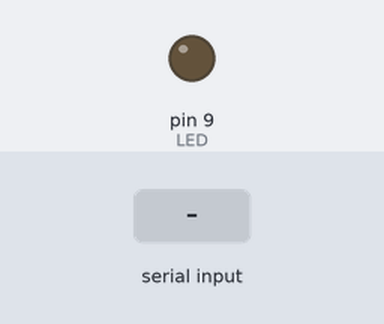
This sketch was run on a simulated Arduino Uno, built with avr-gcc and run on an emulated ATmega328P. On the bench: output pins drawn as LEDs (lit = HIGH). Inputs (shaded band) come from the test bench. Storage starts empty; what the sketch prints to the serial monitor is not drawn.

Above: at 4.0 s.
4.1 s: ":" received over Serial
At 4.5 s:
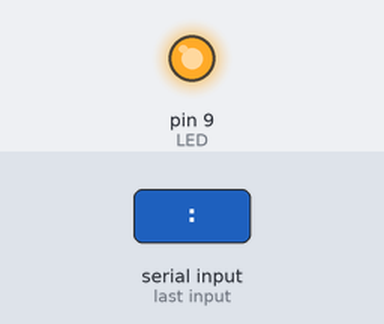
Timing chart, 0 to 7.1 s (numbered marks = the images above; inputs shaded):
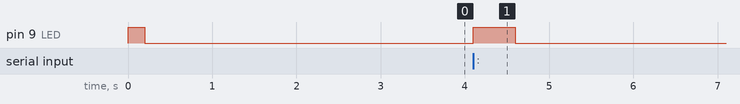

The sketch:

servidor_web_amenan_esp8266_prueba_sin_ipclose_v2_de_prueba.ino
```cpp
#include <SPI.h>
#include "SdFat.h"
#include <Wire.h>

#define SSID "red de prueba"   // change this to match your WiFi SSID
#define PASS "pepepepe" // change this to match your WiFi password
#define PORT "80"      // using port 80 by default
//#define DEBUG true
#define LED             9
#define PULSADOR1       2
#define BUFFER_SIZE 128

int resto = 0;
unsigned long cantidad_paquetes = 0;
boolean primera_vez = true;
boolean segundo_paquete = false;
char str3[] = "archivo.txt";
int cuenta = 0;
int cuenta2 = 1;
byte inByte;
byte datito;
unsigned long tamanio = 0;
unsigned long posicion = 0;

String encabezado = "HTTP/1.1 200 OK\r\nContent-Type: text/html\r\n\r\n";   // 50 caracteres, para caso finalizado
String encabezado3 = "HTTP/1.1 205 OK\r\nContent-Type: ";   // para enviar tiempo estimado de transmisión
String cipSend = "AT+CIPSEND=0,2048";

char buffer[BUFFER_SIZE];
char OKrn[] = "OK\r\n";


// SD chip select pin
const uint8_t chipSelect = 10;
// file system
SdFat SD;
File file;

byte wait_for_esp_response(int timeout, char* term=OKrn) {
  unsigned long t=millis();
  bool found=false;
  int i=0;
  int len=strlen(term);
  // wait for at most timeout milliseconds or if OK\r\n is found
  while(millis()<t+timeout) {
     if(Serial.available()) {
        buffer[i++]=Serial.read();
        if(i>=len) {
           if(strncmp(buffer+i-len, term, len)==0) {
              found=true;
              break;
           }
        }
     }
  }
  buffer[i]=0;
  return found;
}

void setup()
{
  Serial.begin(115200);
  // pitido inicial
  pinMode(LED,OUTPUT);
  digitalWrite(LED,HIGH);
  delay(200);
  digitalWrite(LED,LOW);
  // setear al ESP8266
  Serial.println(F("AT+CWMODE=3"));
  wait_for_esp_response(200);
  Serial.println(F("AT+CWDHCP=2,1"));
  wait_for_esp_response(200);
  Serial.println(F("AT+CIPMUX=1"));
  wait_for_esp_response(200);
  Serial.print(F("AT+CWSAP="));
  Serial.write(34);
  Serial.print(F("red de prueba"));
  Serial.write(34);    //comilla
  Serial.write(44);   //coma
  Serial.write(34);    //comilla
  Serial.print(PASS);
  Serial.write(34);    //comilla
  Serial.write(44);   //coma
  Serial.println(F("5,3"));
  wait_for_esp_response(1000);
  Serial.println("AT+CIPSERVER=1,80"); // turn on server on port 80
  wait_for_esp_response(1000);
  if (!SD.begin(chipSelect, SD_SCK_MHZ(50))) {
     digitalWrite(LED,HIGH);
  }
  file.open(str3, O_READ);
  tamanio = file.size();
  file.close();
  cantidad_paquetes = (tamanio - (2048 - encabezado.length())) / 2048;
  resto = tamanio - ((cantidad_paquetes+1) * 2048);
  primera_vez = true;
}


void loop(){
  while (Serial.available() > 0) {
    inByte = Serial.read();
    if ( inByte == ':') {

        if (primera_vez){             // para que haga un pitido largo SOLAMENTE al comenzar la transmisión del archivo
          digitalWrite(LED,HIGH);
          delay(500);
          digitalWrite(LED,LOW);
          primera_vez = false;
          segundo_paquete = true;
          String cipSend2 = "AT+CIPSEND=0,";
          int tiempo = tamanio/900;
          encabezado3 += encabezado3 + tiempo;
          encabezado3 += "  \r\n\r\n";
          cipSend2 += encabezado3.length();
          Serial.println(cipSend2);
          wait_for_esp_response(2000);
          Serial.print(encabezado3);
          Serial.println("");
          wait_for_esp_response(1000);
          Serial.println(F("AT+CIPCLOSE=0"));
          wait_for_esp_response(500);
          delay(500);
          break;
        }
          file.open(str3, O_READ);
          // 1er paquete del archivo, difiere de los otros paquetes en q al principio lleva el encabezado.
          Serial.println(cipSend);
          wait_for_esp_response(1100);
          Serial.print(encabezado);
          while (cuenta <= 2002){
                datito = file.read();
                Serial.write(datito);
                cuenta = cuenta + 1;
          }
          for (int i=0; i <= 2048; i++){
            Serial.print(" ");     // necesaria línea extra, motivo desconocido
          }
          wait_for_esp_response(1100);
          // arranca los otros paquetes
          cuenta = 0;
          Serial.println(cipSend);
          wait_for_esp_response(1100);
          while (file.available()) {                      // mientras no se haya llegado al final
             datito = file.read();
             Serial.write(datito);
             if (cuenta == 2047){
                 cuenta = 0;
                 Serial.println("");
                 wait_for_esp_response(1000);
                 if (cuenta2 != cantidad_paquetes){
                    Serial.println(cipSend);
                    wait_for_esp_response(1100);
                    cuenta2 = cuenta2 + 1;
                 }else{
                    cuenta2 = 1;
                    Serial.print(F("AT+CIPSEND=0,"));
                    resto = resto + encabezado.length();
                    Serial.println(resto);
                    wait_for_esp_response(500);
                }
             }else{
                    cuenta = cuenta + 1;
                  }
          }
          file.close();
          Serial.println("");
          wait_for_esp_response(1100);
          Serial.println(F("AT+CIPCLOSE=0"));
          wait_for_esp_response(500);
        }
  }
}
```

Measured:
- after the input at 4.1 s, pin 9 (LED): LOW → HIGH at once, → LOW 0.50 s later
